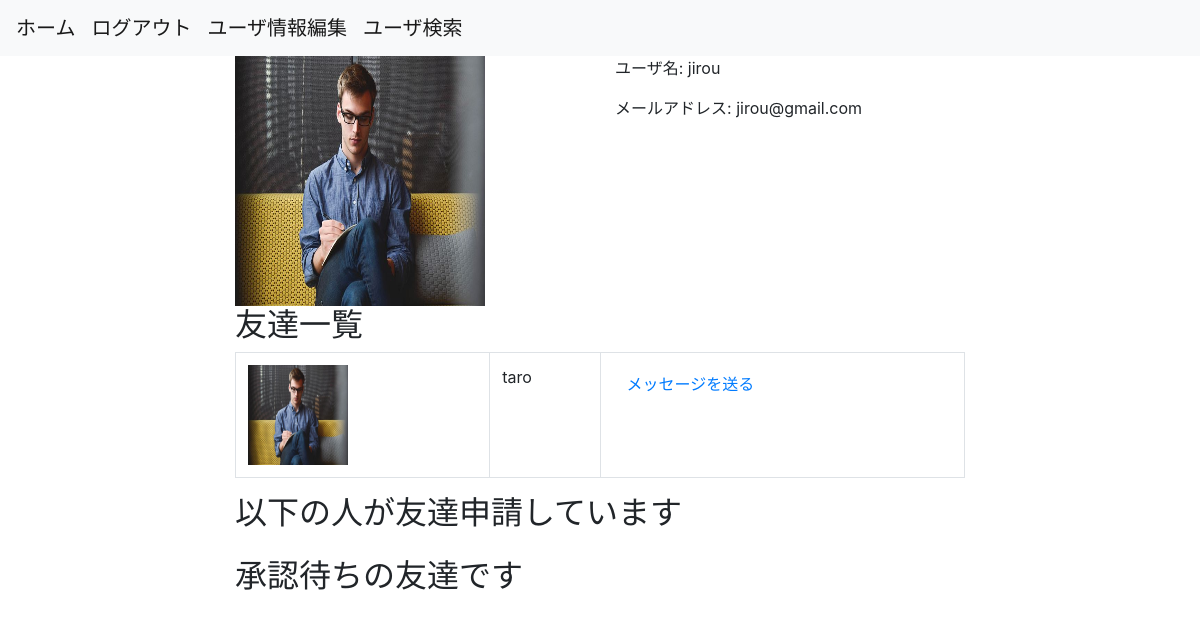
Page / (signed in) on the committed database.
### flaskr/models.py (models this page shows, shortened)
class User(UserMixin, db.Model):
    __tablename__ = 'users'
    id = db.Column(db.Integer, primary_key=True)
    username = db.Column(db.String(64), index=True)
    email = db.Column(db.String(64), unique=True, index=True)
    password = db.Column(
        db.String(128),
        default=generate_password_hash('snsflaskapp')
    )
    picture_path = db.Column(db.Text)
    is_active = db.Column(db.Boolean, unique=False, default=False)
    create_at = db.Column(db.DateTime, default=datetime.now)
    update_at = db.Column(db.DateTime, default=datetime.now)
    @classmethod
    def select_friends(cls):
        return cls.query.join(
            UserConnect,
            or_(
                and_(
                    UserConnect.to_user_id == cls.id,
                    UserConnect.from_user_id == current_user.get_id(),
                    UserConnect.status == 2
                ),
                and_(
                    UserConnect.from_user_id == cls.id,
                    UserConnect.to_user_id == current_user.get_id(),
                    UserConnect.status == 2
                )
            )
        ).with_entities(
            cls.id, cls.username, cls.picture_path
        ).all()
    @classmethod
    def select_requested_friends(cls):
        return cls.query.join(
            UserConnect,
            and_(
                UserConnect.from_user_id == cls.id,
                UserConnect.to_user_id == current_user.get_id(),
                UserConnect.status == 1
            )
        ).with_entities(
            cls.id, cls.username, cls.picture_path
        ).all()
    @classmethod
    def select_requesting_friends(cls):
        return cls.query.join(
            UserConnect,
            and_(
                UserConnect.from_user_id == current_user.get_id(),
                UserConnect.to_user_id == cls.id,
                UserConnect.status == 1
            )
        ).with_entities(
            cls.id, cls.username, cls.picture_path
        ).all()

### flaskr/views.py (the view)
@bp.route('/')
def home():
    friends = requested_friends = requesting_friends = None
    connect_form = ConnectForm()
    session['url'] = 'app.home'
    if current_user.is_authenticated:
        friends = User.select_friends()
        requested_friends = User.select_requested_friends()
        requesting_friends = User.select_requesting_friends()
    return render_template(
        'home.html',
        friends = friends,
        requested_friends = requested_friends,
        requesting_friends = requesting_friends,
        connect_form = connect_form
    )

### flaskr/models.py (called while the page is built)
@login_manager.user_loader
def load_user(user_id):
    return User.query.get(user_id)

### flaskr/templates/home.html (shortened to what this page needs)
{% extends "base.html" %}
{% block content %}
<div class="row">
    {% if current_user.is_authenticated %}
    <div class="col-lg-2 offset-lg-2">
        {% if current_user.picture_path %}
            <img class="user-image-big" src="{{ url_for('static', filename=current_user.picture_path) }}">
        {% endif %}
    </div>
    <div class="col-lg-4 offset-lg-2">
        <p>ユーザ名: {{ current_user.username }}</p>
        <p>メールアドレス: {{ current_user.email }}</p>
    </div>
    <div class="col-lg-8 offset-lg-2">
        <h2>友達一覧</h2>
        <table class="table table-bordered">
            {% for friend in friends %}
                <tr>
                    {% if friend.picture_path %}
                    <td><img class="user-image-small" src="{{url_for('static', filename=friend.picture_path)}}"></td>
                    {% else %}
                    <td></td>
                    {% endif %}
                    <td>{{ friend.username }}</td>
                    <td><a href="{{ url_for('app.message', id=friend.id) }}" class="btn btn-link">メッセージを送る</a></td>
                </tr>
            {% endfor %}
        </table>
    </div>
    <div class="col-lg-8 offset-lg-2">
        <h2>以下の人が友達申請しています</h2>
    </div>
    <div class="col-lg-8 offset-lg-2">
        <h2>承認待ちの友達です</h2>
    </div>
    {% else %}
        <p>ログイン or 登録をしてください</p>
    {% endif %}
</div>
{% endblock %}

### flaskr/static/css/style.css (style rules this page uses)
.user-image-big { width: 250px; height: 250px; }
.user-image-small { width: 100px; height: 100px; }

### rows in the picture
User: picture_path (picture), username "jirou", email "jirou@gmail.com"
User: picture_path (picture), username "taro"
